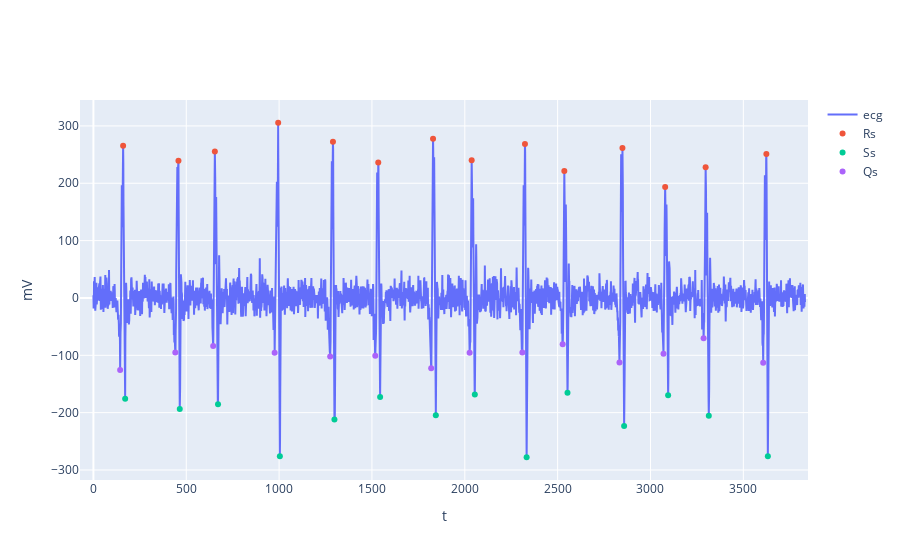

This figure's notebook cell:
### Code cell
Q_indices = _find_peaks(cut_ecg, min_height=-Q_cutoff, max_height=-S_cutoff, reverse=True)
Qs = cut_ecg[Q_indices]
true_Q_indices = filter_peaks(-Qs, Q_indices, window=50)
true_Qs = cut_ecg[true_Q_indices]
fig = make_subplots(shared_xaxes=True, shared_yaxes=True)
fig.add_trace(
    go.Line(y=cut_ecg, x=np.arange(len(cut_ecg)), name='ecg')
)
fig.add_trace(
    go.Scatter(x=cut_true_R_indices, y=cut_true_Rs, mode='markers', name='Rs')
)
fig.add_trace(
    go.Scatter(x=true_S_indices, y=true_Ss, mode='markers', name='Ss')
)
fig.add_trace(
    go.Scatter(x=true_Q_indices, y=true_Qs, mode='markers', name='Qs')
)
fig.update_xaxes(title_text="t")
fig.update_yaxes(title_text="mV")
fig.show()

### Figure 1 — Plotly figure (JSON) as saved in the notebook; plotly's stock layout.template omitted (floating-point values rounded to 4 significant figures; data arrays with more than 128 entries replaced by an {"elided": "..."} marker saying what was removed)
{"data": [{"name": "ecg", "type": "scatter", "x": {"elided": "3833 int values"}, "y": {"elided": "3833 float values"}}, {"mode": "markers", "name": "Rs", "type": "scatter", "x": [160, 458, 654, 995, 1290, 1534, 1829, 2037, 2324, 2536, 2849, 3079, 3297, 3624], "y": [265.3, 239.4, 255.4, 305.5, 272.2, 236.2, 277.6, 240.0, 268.5, 221.4, 261.6, 193.5, 228.0, 251.2]}, {"mode": "markers", "name": "Ss", "type": "scatter", "x": [171, 465, 671, 1004, 1298, 1544, 1844, 2054, 2333, 2553, 2858, 3095, 3314, 3632], "y": [-175.9, -193.6, -185.5, -276.2, -211.9, -172.6, -204.3, -168.2, -277.8, -165.2, -223.2, -169.5, -205.4, -276.0]}, {"mode": "markers", "name": "Qs", "type": "scatter", "x": [144, 441, 645, 976, 1275, 1518, 1819, 2026, 2310, 2527, 2833, 3070, 3286, 3607], "y": [-125.7, -95.22, -83.97, -95.62, -102.1, -100.6, -122.8, -95.51, -95.02, -80.64, -112.7, -97.17, -70.42, -113.2]}], "layout": {"xaxis": {"anchor": "y", "domain": [0, 1], "title": {"text": "t"}}, "yaxis": {"anchor": "x", "domain": [0, 1], "title": {"text": "mV"}}}}
